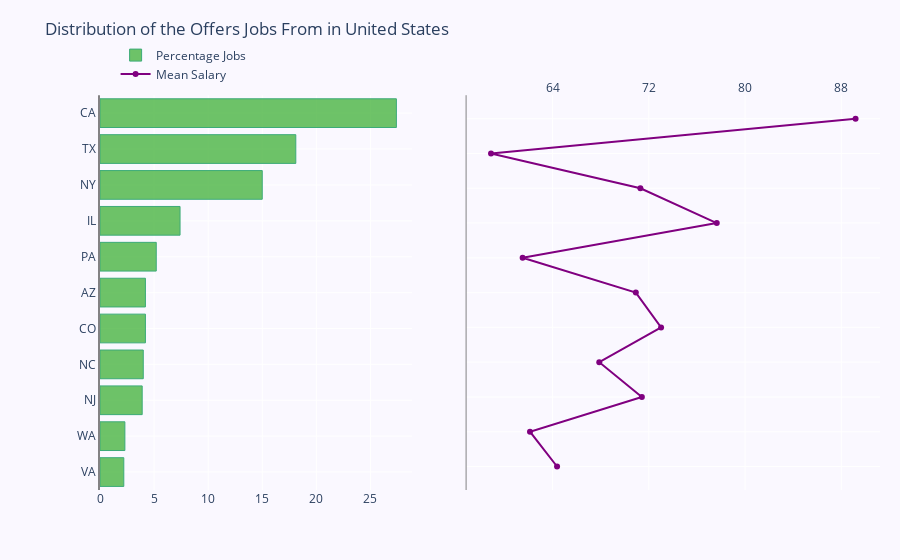

Notebook code cell kept with this figure:
### Code cell
# Create two Subplots:
fig_states = make_subplots(rows = 1, cols = 2, specs = [[{},{}]], shared_xaxes = True,
                          shared_yaxes = False, vertical_spacing = 0.001)

fig_states.append_trace(go.Bar(x = df_map2['Jobs Percentage'],
                       y = df_map2['Acronym State'],
                       marker = dict(color = 'rgba(50, 171, 40, 0.7)',
                                    line = dict(color='rgba(60, 171, 120, 1.0)',
                                               width = 1,)
                                    ),
                       name = 'Percentage Jobs',
                       orientation = 'h',
                       ),
                1, 1)

fig_states.append_trace(go.Scatter(x = df_map2['Mean Salary'],
                                  y = df_map2['Acronym State'],
                                  mode = 'lines+markers',
                                  line_color = 'rgb(128, 0, 128)',
                                  name = 'Mean Salary'),
                       1, 2)

fig_states.update_layout(title = 'Distribution of the Offers Jobs From in United States',
                        yaxis = dict(showgrid = True,
                                    showline = True,
                                    showticklabels = True,
                                    linecolor = 'rgba(102,102,102,0.8)',
                                    linewidth = 2,
                                    domain = [0, 0.94],
                                    ),
                        yaxis2 = dict(showgrid = True,
                                     showline = True,
                                     showticklabels = False,
                                     linecolor = 'rgba(102,102,102,0.8)',
                                     linewidth = 1,
                                     domain = [0, 0.94],
                                     ),
                        xaxis = dict(zeroline = False,
                                    showline = False,
                                    showticklabels = True,
                                    showgrid = True,
                                    domain = [0, 0.40],
                                    dtick = 5,
                                    ),
                        xaxis2 = dict(zeroline = False,
                                     showline = False,
                                     showticklabels = True,
                                     showgrid = True,
                                     domain = [0.47, 1],
                                     side = 'top',
                                     dtick =8,
                                     ),
                        legend = dict(x = 0.02, y = 1.07, font_size = 12),
                        margin = dict(l = 100, r = 20, t = 70, b = 70),
                        paper_bgcolor='rgb(250, 248, 255)',
                        plot_bgcolor='rgb(250, 248, 255)',)

fig_states.show()

### Figure 1 — Plotly figure (JSON) as saved in the notebook; plotly's stock layout.template omitted (floating-point values rounded to 4 significant figures)
{"data": [{"marker": {"color": "rgba(50, 171, 40, 0.7)", "line": {"color": "rgba(60, 171, 120, 1.0)", "width": 1}}, "name": "Percentage Jobs", "orientation": "h", "type": "bar", "x": [2.2, 2.3, 3.9, 4, 4.2, 4.2, 5.2, 7.4, 15, 18.1, 27.4], "xaxis": "x", "y": [" VA", " WA", " NJ", " NC", " CO", " AZ", " PA", " IL", " NY", " TX", " CA"], "yaxis": "y"}, {"line": {"color": "rgb(128, 0, 128)"}, "mode": "lines+markers", "name": "Mean Salary", "type": "scatter", "x": [64.37, 62.12, 71.42, 67.88, 73.02, 70.92, 61.51, 77.65, 71.3, 58.88, 89.19], "xaxis": "x2", "y": [" VA", " WA", " NJ", " NC", " CO", " AZ", " PA", " IL", " NY", " TX", " CA"], "yaxis": "y2"}], "layout": {"legend": {"font": {"size": 12}, "x": 0.02, "y": 1.07}, "margin": {"b": 70, "l": 100, "r": 20, "t": 70}, "paper_bgcolor": "rgb(250, 248, 255)", "plot_bgcolor": "rgb(250, 248, 255)", "title": {"text": "Distribution of the Offers Jobs From in United States"}, "xaxis": {"anchor": "y", "domain": [0, 0.4], "dtick": 5, "showgrid": true, "showline": false, "showticklabels": true, "zeroline": false}, "xaxis2": {"anchor": "y2", "domain": [0.47, 1], "dtick": 8, "showgrid": true, "showline": false, "showticklabels": true, "side": "top", "zeroline": false}, "yaxis": {"anchor": "x", "domain": [0, 0.94], "linecolor": "rgba(102,102,102,0.8)", "linewidth": 2, "showgrid": true, "showline": true, "showticklabels": true}, "yaxis2": {"anchor": "x2", "domain": [0, 0.94], "linecolor": "rgba(102,102,102,0.8)", "linewidth": 1, "showgrid": true, "showline": true, "showticklabels": false}}}
